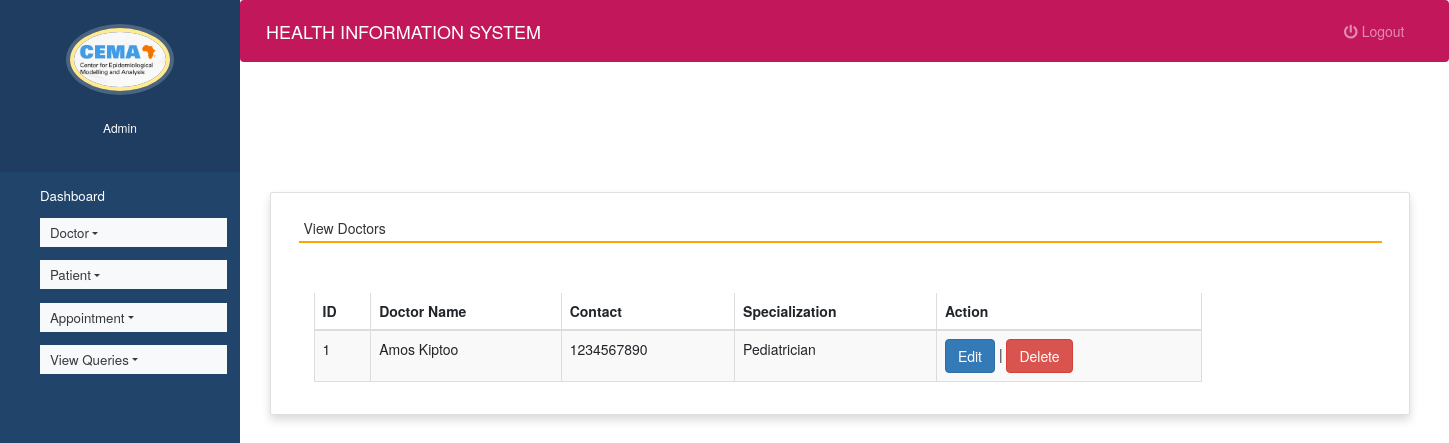
Page /view_doctor (signed in) on the earlier database version.
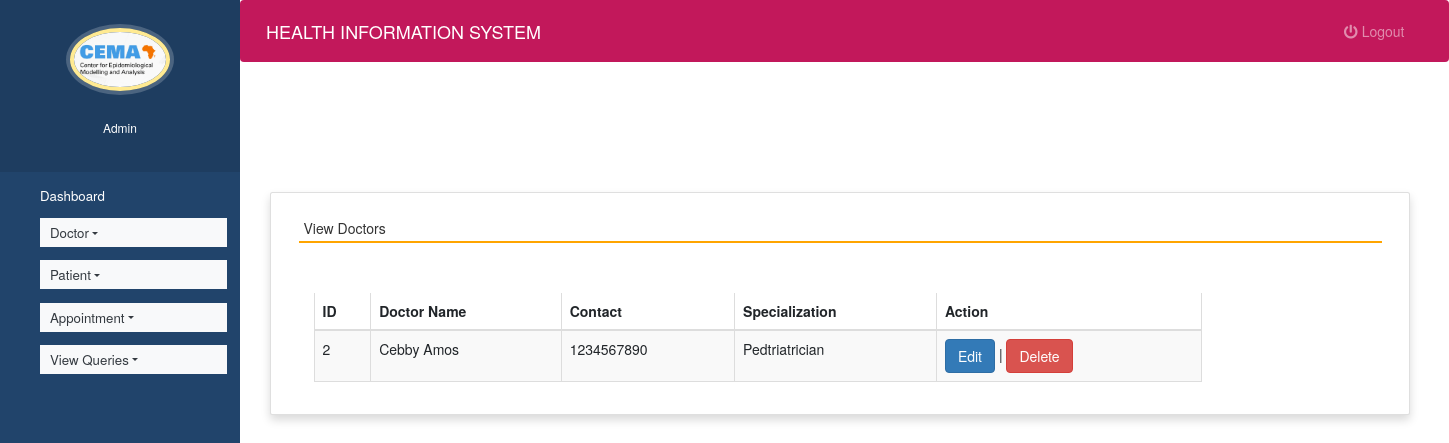
Same page on the later database version.
### health/models.py (models this page shows, shortened)
class Doctor(models.Model):
    name = models.CharField(max_length=50)
    mobile = models.IntegerField()
    special = models.CharField(max_length=50)

### health/views.py (the view)
# urls.py: path('view_doctor', view_doctor, name='view_doctor'),
def view_doctor(request):
    if not request.user.is_staff:
        return redirect('login')
    doc = Doctor.objects.all()
    d = {'doc':doc}
    return render(request,'view_doctor.html', d)

### health/templates/view_doctor.html (shortened to what this page needs)
{% extends 'admin_nav.html' %}
{% load static %}
{% block content %}
<head>
 <link rel="stylesheet" href="https://maxcdn.bootstrapcdn.com/bootstrap/3.4.1/css/bootstrap.min.css">
  <link rel="stylesheet" href="https://cdnjs.cloudflare.com/ajax/libs/font-awesome/4.7.0/css/font-awesome.min.css">
  <link rel="stylesheet" href="https://use.fontawesome.com/releases/v5.6.3/css/all.css">
</head>
<br><br><br><br>
<div class="container card shadow m-5">
    <div class="card-body">
        <h5 class="p-2" style="border-bottom: 2px solid orange">View Doctors</h5>
		<div class="container mt-5">
			<div class="table-responsive">
		<table id="example" class="table table-striped table-bordered table-sm" style="width:80%">
			<thead>
				<tr>
					<th>ID</th>
					<th>Doctor Name</th>
					<th>Contact</th>
					<th>Specialization</th>
                    <th>Action</th>
				</tr>
			</thead>
			<tbody>
            {% for i in doc %}
			<tr>
				<td>{{i.id}}</td>
				<td>{{i.name}}</td>
				<td>{{i.mobile}}</td>
				<td>{{i.special}}</td>
				<td><a href="{% url 'edit_doctor' i.id %}" class="btn btn-primary">Edit</a> |
				<a href="{% url 'delete_doctor' i.id %}" onclick="return confirm('Are you ready to delete this record ?')" class="btn btn-danger">Delete</a></td>
			</tr>
			{% endfor %}
			</tbody>
		</table>
				</div>
	 </div>
	</div>
</div>
{% endblock content %}

Differences in the rows shown:
removed Doctor: id "1", name "Amos Kiptoo", mobile "1234567890", special "Pediatrician"
added Doctor: id "2", name "Cebby Amos", mobile "1234567890", special "Pedtriatrician"
